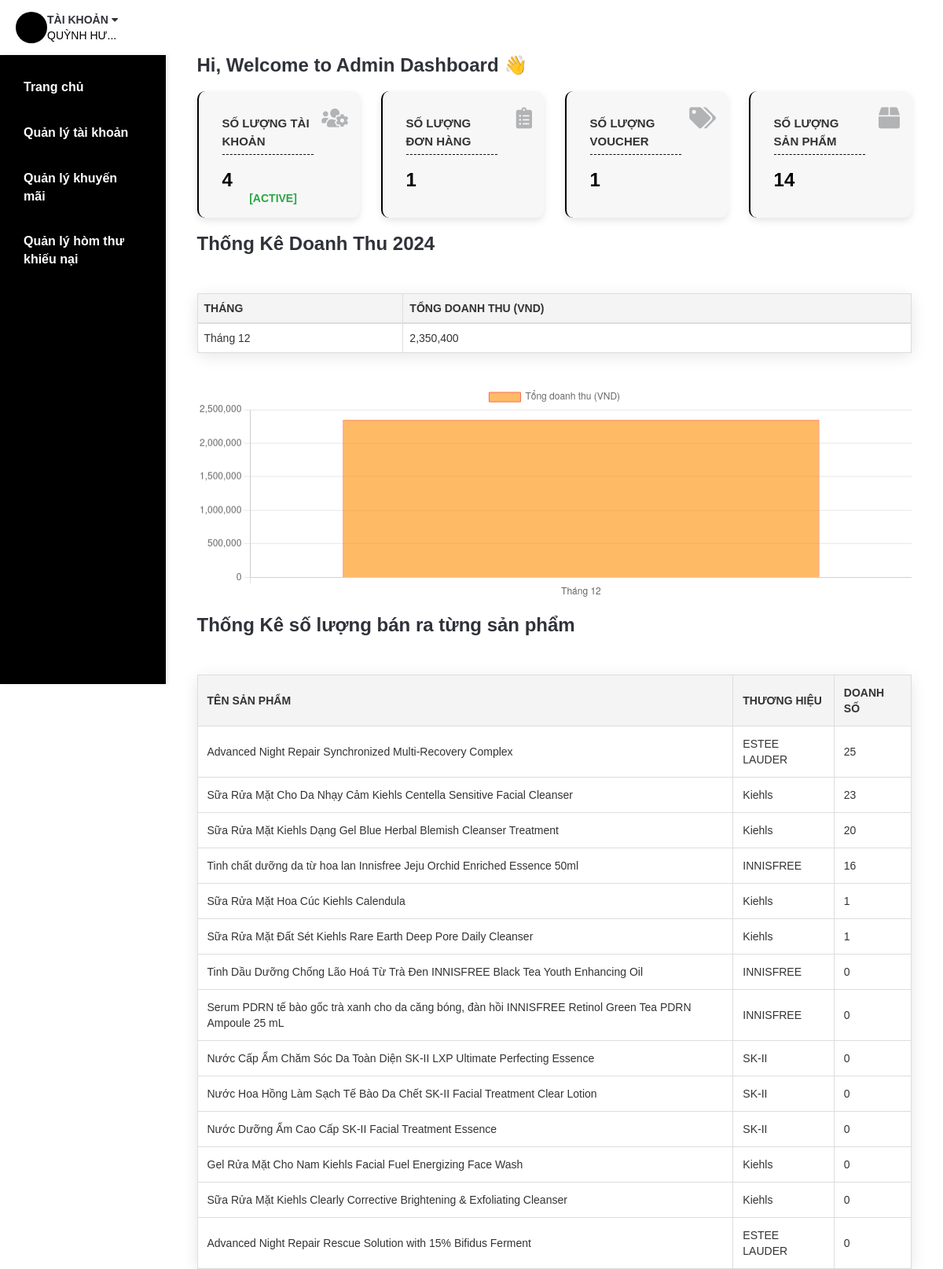
Page /admin/Dashboard.php (signed in) on the committed database.
### tables this page shows
CREATE TABLE `usr` (
  `Email` varchar(255) NOT NULL,
  `Passwd` varchar(40) NOT NULL,
  `UsrName` varchar(255) NOT NULL,
  `PhoneNo` varchar(12) NOT NULL,
  `Address` varchar(255) NOT NULL,
  `Blocked` tinyint(1) NOT NULL,
  `Authentication` varchar(20) NOT NULL
);

CREATE TABLE `product` (
  `ProductID` int(5) NOT NULL,
  `ProductName` varchar(255) NOT NULL,
  `Brand` varchar(20) NOT NULL,
  `ProductTypeID` int(3) NOT NULL,
  `UnitPrice` int(10) NOT NULL,
  `Quantity` int(2) NOT NULL,
  `Size` varchar(20) NOT NULL,
  `Description` varchar(500) NOT NULL,
  `imgsrc` varchar(50) NOT NULL,
  `Date` datetime NOT NULL,
  `Note` text NOT NULL,
  `isTrending` tinyint(1) NOT NULL DEFAULT 0,
  `Doanh_so` int(255) NOT NULL DEFAULT 0
);

### DataProvider.php (called while the page is built, shortened)
<?php
class DataProvider
{
	public static function executeQuery($sql)
	{
		require ('connectiondata.inc');
		if (!($connection = mysqli_connect($hostName,$username,$password,$databaseName)))
			die ("couldn't connect to localhost");
		mysqli_set_charset($connection, "utf8");
		$result = mysqli_query($connection, $sql);
		return $result;
	}
}
?>

### admin/Dashboard.php (the view, shortened to what this page needs)
<?php
require_once('../DataProvider.php');
$sql_accounts = "SELECT COUNT(*) AS totalAccounts FROM usr WHERE Blocked = 0";
$result_accounts = DataProvider::executeQuery($sql_accounts);
$row_accounts = mysqli_fetch_assoc($result_accounts);
$totalAccounts = $row_accounts['totalAccounts'];
$sql_orders = "SELECT COUNT(*) AS totalOrders FROM invoice";
$result_orders = DataProvider::executeQuery($sql_orders);
$row_orders = mysqli_fetch_assoc($result_orders);
$totalOrders = $row_orders['totalOrders'];
$sql_vouchers = "SELECT COUNT(*) AS totalVouchers FROM voucher";
$result_vouchers = DataProvider::executeQuery($sql_vouchers);
$row_vouchers = mysqli_fetch_assoc($result_vouchers);
$totalVouchers = $row_vouchers['totalVouchers'];
$sql_products = "SELECT COUNT(*) AS totalProducts FROM product";
$result_products = DataProvider::executeQuery($sql_products);
$row_products = mysqli_fetch_assoc($result_products);
$totalProducts = $row_products['totalProducts'];
$sql = "SELECT
MONTH(DateInvoice) AS month,
SUM(Total) AS totalRevenue
FROM
invoice
WHERE
YEAR(DateInvoice) = YEAR(CURDATE())  -- Lọc theo năm hiện tại
GROUP BY
MONTH(DateInvoice)
ORDER BY
MONTH(DateInvoice)";
$result = DataProvider::executeQuery($sql);
$months = [];
$totalRevenue = [];
while ($row = mysqli_fetch_assoc($result)) {
$months[] = 'Tháng ' . $row['month'];
$totalRevenue[] = $row['totalRevenue'];
}
?>
<!DOCTYPE html>
<html lang="vi">
<head>
	<link type="text/css" rel="stylesheet" href="../css/bootstrap.min.css" />
	<link type="text/css" rel="stylesheet" href="../css/slick.css" />
	<link type="text/css" rel="stylesheet" href="../css/slick-theme.css" />
	<link type="text/css" rel="stylesheet" href="../css/nouislider.min.css" />
	<link rel="stylesheet" href="../css/font-awesome.min.css">
	<link type="text/css" rel="stylesheet" href="../css/style.css" />
	<link type="text/css" rel="stylesheet" href="../css/extrastyle.css">
	<link type="text/css" rel="stylesheet" href="../css/adminbonus.css">
	<link href="https://cdnjs.cloudflare.com/ajax/libs/font-awesome/5.15.4/css/all.min.css" rel="stylesheet">
</head>
<body>
	<header>
		<?php
			if($_SESSION['isLogin']==1)
			{
				require_once('../DataProvider.php');
				$sql="SELECT * FROM Usr WHERE Email='".$_SESSION['username']."'";
				$Usr=DataProvider::executeQuery($sql);
				$rowUsr=mysqli_fetch_array($Usr,MYSQLI_BOTH);
			}
		?>
		<div id="header">
			<div class="container">
				<div class="pull-right">
					<ul class="header-btns">
						<?php include('php/account.php'); ?>
					</ul>
				</div>
			</div>
		</div>
	</header>
	<div class="section">
		<div class="container container-admin">
			<?php include('php/navigationUsr.php') ?>
            <div class="admin-dashboard">
                <h3>Hi, Welcome to Admin Dashboard 👋</h3>
                    <div class="stats">
                        <div class="stat-item">
                            <div class="stat-content">
                                <h2>Số lượng tài khoản </h2>
                                <p><?php echo $totalAccounts; ?> </p>
                            </div>
                            <Span>[ACTIVE]</Span>
                            <i class="fas fa-users-cog icon"></i>
                        </div>
                        <div class="stat-item">
                            <div class="stat-content">
                                <h2>Số lượng đơn hàng</h2>
                                <p><?php echo $totalOrders; ?></p>
                            </div>
                            <i class="fas fa-clipboard-list icon"></i>
                        </div>
                        <div class="stat-item">
                            <div class="stat-content">
                                <h2>Số lượng voucher</h2>
                                <p><?php echo $totalVouchers; ?></p>
                            </div>
                            <i class="fas fa-tags icon"></i>
                        </div>
                        <div class="stat-item">
                            <div class="stat-content">
                                <h2>Số lượng sản phẩm</h2>
                                <p><?php echo $totalProducts; ?></p>
                            </div>
                            <i class="fas fa-box icon"></i>
                    </div>
					<h3 class="text-center">Thống Kê Doanh Thu 2024</h3>
					<table class="table table-bordered">
						<thead class="thead-dark">
							<tr>
								<th>Tháng</th>
								<th>Tổng doanh thu (VND)</th>
							</tr>
						</thead>
						<tbody>
							<?php for ($i = 0; $i < count($months); $i++) : ?>
							<tr>
								<td><?php echo $months[$i]; ?></td>
								<td><?php echo number_format($totalRevenue[$i]); ?></td>
							</tr>
							<?php endfor; ?>
						</tbody>
					</table>
					<canvas id="revenueChart"style="width: 500px; height: 150px;"></canvas>
					<?php
					$sql_accounts = "SELECT ProductName, Brand, Doanh_so FROM Product ORDER BY Doanh_so DESC";
					$result_ds = DataProvider::executeQuery($sql_accounts);
					echo '<h3 class="text-center">Thống Kê số lượng bán ra từng sản phẩm</h3>';
					echo "<table border='1' cellspacing='0' cellpadding='5' text-align: center;'>";
					echo "<tr>
							<th>Tên sản phẩm</th>
							<th>Thương hiệu</th>
							<th>Doanh số</th>
						  </tr>";
					while ($row_ds = mysqli_fetch_assoc($result_ds)) {
						echo "<tr>";
						echo "<td>" . $row_ds['ProductName'] . "</td>";
						echo "<td>" . $row_ds['Brand'] . "</td>";
						echo "<td>" . $row_ds['Doanh_so'] . "</td>";
						echo "</tr>";
					}
					echo "</table>";
					?>
					</div>
                </div>
            </div>
        </div>
    <script>
        const ctx = document.getElementById('revenueChart').getContext('2d');
        const revenueChart = new Chart(ctx, {
            type: 'bar',
            data: {
                labels: <?php echo json_encode($months); ?>,
                datasets: [{
                    label: 'Tổng doanh thu (VND)',
                    data: <?php echo json_encode($totalRevenue); ?>,
					backgroundColor: 'rgba(255, 140, 0, 0.6)', // Dark Orange
                    borderColor: '#F8694A',
                    borderWidth: 1
                }]
            },
            options: {
                scales: {
                    y: {
                        beginAtZero: true
                    }
                }
            }
        });
    </script>
</body>
</html>

### admin/php/account.php (shortened to what this page needs)
<?php
    if($_SESSION['isLogin']==0)
    {
?>
<li class="header-account dropdown default-dropdown">
    <div class="dropdown-toggle" role="button" data-toggle="dropdown" aria-expanded="true">
        <div class="header-btns-icon">
            <i class="fa fa-user-o"></i>
        </div>
        <strong class="text-uppercase">Tài khoản <i class="fa fa-caret-down"></i></strong>
    </div>
    <a href="signin.php" class="text-uppercase">Đăng nhập</a>
    <ul class="custom-menu">
        <li><a href="signin.php"><i class="fa fa-unlock-alt"></i>Đăng nhập</a></li>
        <li><a href="signin.php"><i class="fa fa-user-plus"></i>Tạo tài khoản</a></li>
    </ul>
</li>
<?php
    }
    else
    {
?>
<li class="header-account dropdown default-dropdown">
    <div class="dropdown-toggle" role="button" data-toggle="dropdown" aria-expanded="true">
        <div class="header-btns-icon">
            <i class="fa fa-user-o"></i>
        </div>
        <strong class="text-uppercase">Tài khoản <i class="fa fa-caret-down"></i></strong>
    </div>
    <?php
        $UsrName=$rowUsr['UsrName'];
        if(strlen($UsrName)>9)
        $UsrName=mb_substr($UsrName,0,8,'UTF-8').'...';
        echo "<span class='text-uppercase'>$UsrName</span>";
    ?>
        <?php
            require_once('../DataProvider.php');
        ?>
</li>
<?php
    }
?>

### css/style.css (style rules this page uses)
body { font-family: 'Encode Sans Semi Condensed', sans-serif; font-family: 'Encode Sans Expanded', sans-serif; color: black; overflow-x: hidden; background-color: white; }
h1, h2, h3, h4, h5, h6 { color: #30323A; margin: 0 0 10px; font-weight: 700; }
strong { color: #30323A; }
ul, ol { margin: 0; padding: 0; list-style: none }
.section { padding-top: 15px; padding-bottom: 30px; }
#header { top: 0; width: 100%; background-color: transparent; display: flex; align-items: center; justify-content: space-between; }
.pull-left, .pull-right { display: flex; align-items: center; }
.pull-right { margin: 0px 10px; }
.header-btns>li { display: inline-block; vertical-align: top; padding: 15px 10px; }
.header-btns>li .header-btns-icon { position: relative; float: left; width: 40px; height: 40px; line-height: 40px; text-align: center; color: white; border-radius: 20px; background-color: black; }
.header-btns .dropdown-toggle { display: block; cursor: pointer; }

### css/adminbonus.css (style rules this page uses)
html, body { font-family: Arial, sans-serif; margin: 0; padding: 0px; height: 100%; overflow-x: hidden; }
.section { display: flex; padding: 0; }
.container { max-width: 100%; margin: 0; padding: 0; display: flex; flex: 1; height: 100%; }
table { width: 100%; border-collapse: collapse; margin-top: 20px; box-shadow: 0 4px 20px rgba(0, 0, 0, 0.1); border-radius: 8px; }
table, th, td { border: 1px solid #ddd; }
th, td { padding: 12px; text-align: left; font-family: 'Arial', sans-serif; }
th { background-color: #f4f4f4; font-weight: bold; color: #333; text-transform: uppercase; }
.container-admin { width: 100%; }
* { transition: all 0.3s ease; }
.admin-dashboard { background-color: #ffffff; color: #333333; padding: 0px 40px; width: 100%; }
.admin-dashboard .stats { display: flex; justify-content: space-between; gap: 20px; flex-wrap: wrap; margin-top: 20px; }
.admin-dashboard .stat-item { background-color: #f7f7f7; border-radius: 10px; box-shadow: 0 4px 10px rgba(0, 0, 0, 0.1); width: calc(25% - 20px); padding: 30px; text-align: center; position: relative; transition: transform 0.3s, box-shadow 0.3s, background-color 0.3s; border-left: black 2px solid; }
.admin-dashboard .stat-content { display: flex; justify-content: space-between; align-items: flex-start; flex-direction: column; text-transform: uppercase; width: 80%; ; }
.admin-dashboard .stat-item h2 { font-size: 15px; font-weight: 600; color: #333333; margin-bottom: 15px; text-align: left; padding-bottom: 5px; border-bottom: 1px dashed black; line-height: 1.5; }
.admin-dashboard .stat-item p { font-size: 24px; font-weight: 700; color: #000000; margin: 0; }
.admin-dashboard .stat-item span { font-size: 14px; font-weight: bold; color: #28a745; padding: 5px 10px; border-radius: 5px; position: absolute; bottom: 10px; right: 70px; text-transform: uppercase; }
.admin-dashboard .icon { position: absolute; top: 20px; right: 15px; font-size: 27px; color: #b2b3b5; transition: transform 0.3s, color 0.3s; }

### rows in the picture
usr: UsrName "QUỲNH HƯ..."
product: ProductName "Advanced Night Repair Synchronized Multi-Recovery Complex", Brand "ESTEE LAUDER", Doanh_so "25"
product: ProductName "Sữa Rửa Mặt Cho Da Nhạy Cảm Kiehls Centella Sensitive Facial Cleanser", Brand "Kiehls", Doanh_so "23"
product: ProductName "Sữa Rửa Mặt Kiehls Dạng Gel Blue Herbal Blemish Cleanser Treatment", Brand "Kiehls", Doanh_so "20"
product: ProductName "Tinh chất dưỡng da từ hoa lan Innisfree Jeju Orchid Enriched Essence 50ml", Brand "INNISFREE", Doanh_so "16"
product: ProductName "Sữa Rửa Mặt Hoa Cúc Kiehls Calendula", Brand "Kiehls", Doanh_so "1"
product: ProductName "Sữa Rửa Mặt Đất Sét Kiehls Rare Earth Deep Pore Daily Cleanser", Brand "Kiehls", Doanh_so "1"
product: ProductName "Tinh Dầu Dưỡng Chống Lão Hoá Từ Trà Đen INNISFREE Black Tea Youth Enhancing Oil", Brand "INNISFREE", Doanh_so "0"
product: ProductName "Serum PDRN tế bào gốc trà xanh cho da căng bóng, đàn hồi INNISFREE Retinol Green Tea PDRN Ampoule 25 mL", Brand "INNISFREE", Doanh_so "0"
product: ProductName "Nước Cấp Ẩm Chăm Sóc Da Toàn Diện SK-II LXP Ultimate Perfecting Essence", Brand "SK-II", Doanh_so "0"
product: ProductName "Nước Hoa Hồng Làm Sạch Tế Bào Da Chết SK-II Facial Treatment Clear Lotion", Brand "SK-II", Doanh_so "0"
product: ProductName "Nước Dưỡng Ẩm Cao Cấp SK-II Facial Treatment Essence", Brand "SK-II", Doanh_so "0"
product: ProductName "Gel Rửa Mặt Cho Nam Kiehls Facial Fuel Energizing Face Wash", Brand "Kiehls", Doanh_so "0"
product: ProductName "Sữa Rửa Mặt Kiehls Clearly Corrective Brightening & Exfoliating Cleanser", Brand "Kiehls", Doanh_so "0"
product: ProductName "Advanced Night Repair Rescue Solution with 15% Bifidus Ferment", Brand "ESTEE LAUDER", Doanh_so "0"

### other values in the picture
$totalAccounts "4"
$totalOrders "1"
$totalVouchers "1"
$totalProducts "14"
$months[$i] "Tháng 12"
$totalRevenue[$i] "2,350,400"
chart data {{ json_encode($totalRevenue) }} ["2350400"]
